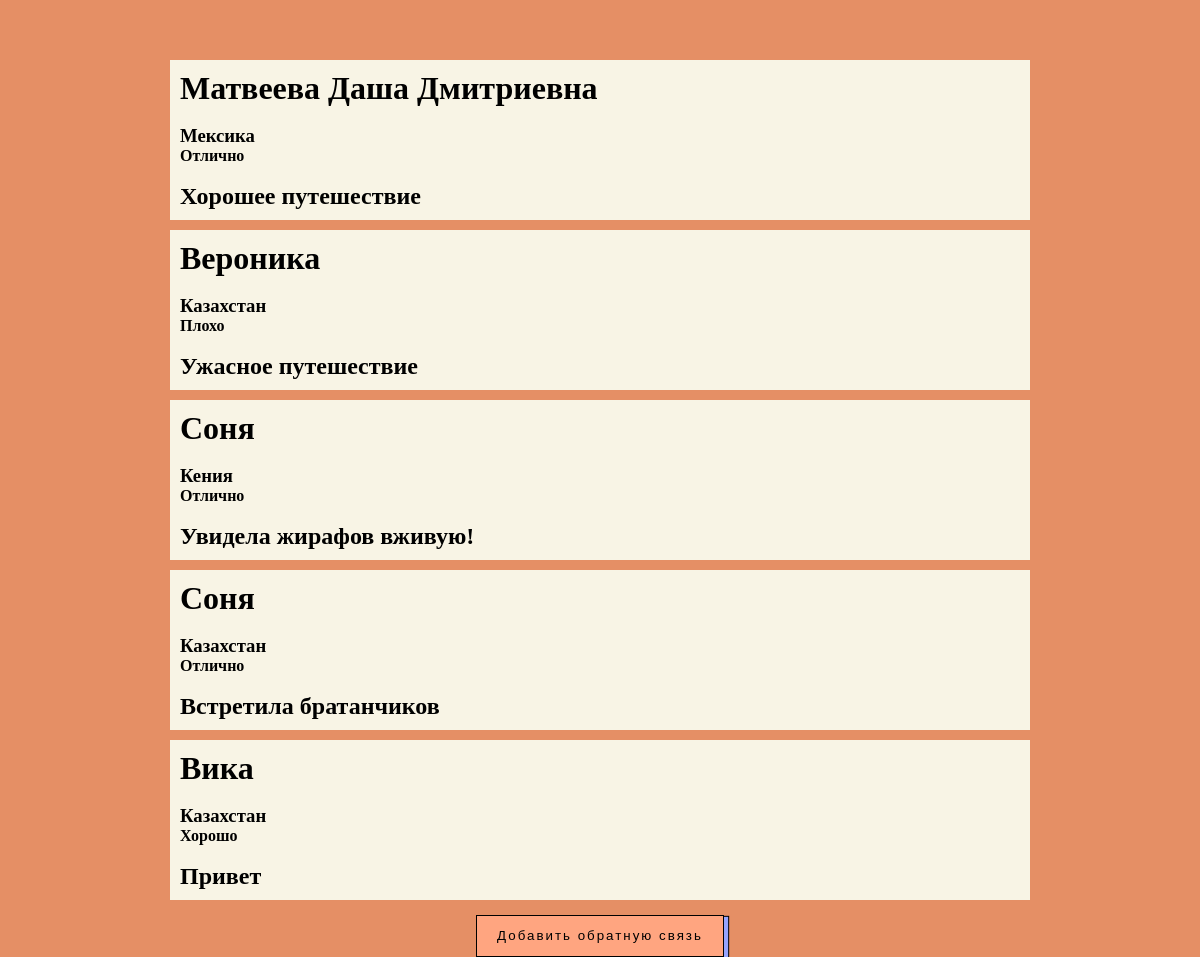
/feedback/feedback/, run on the app's committed database.
### feedback_app/models.py (models this page shows, shortened)
class FeedbackModel(models.Model):
    fio = models.CharField(max_length=100, verbose_name="ФИО")
    country = models.ForeignKey(Countries, on_delete=models.CASCADE, verbose_name="Страна",
                                default=Countries.objects.get(pk=1).id)
    rating = models.ForeignKey(Rating, on_delete=models.CASCADE, verbose_name="Оценка",
                               default=Rating.objects.get(pk=1).id)
    feedback = models.TextField(verbose_name="Отзыв")

class Countries(models.Model):
    country = models.CharField(max_length=100, verbose_name="Страна")
    def __str__(self):
        return self.country

class Rating(models.Model):
    rating = models.CharField(max_length=20, verbose_name="Оценка")
    def __str__(self):
        return self.rating

### feedback_app/views.py (the view)
# urls.py: path('feedback/', Feedback.as_view(), name='feedback'),
class Feedback(ListView):
    model = FeedbackModel
    template_name = 'feedback_app/feedback.html'
    context_object_name = 'posts'

### feedback_app/templates/feedback_app/feedback.html (shortened to what this page needs)
<!DOCTYPE html>
<html lang="en">
<head>
    {% load static %}
    <link rel="stylesheet" href="{% static 'feedback_app/style.css' %}" type="text/css">
</head>
<body>
{% for p in posts %}
<div class="fl">
    <h1 class="feedback">
        {{ p.fio }}
    </h1>
    <br>
    <h3 class="feedback">
        {{p.country}}
    </h3>
    <h4 class="feedback">
        {{ p.rating }}
    </h4>
    <br>
    <h2 class="feedback">
        {{ p.feedback }}
    </h2>
</div>
{% endfor %}
<form action="{% url 'feedback_form' %}" target="_self">
    <button>Добавить обратную связь</button>
</form>
</body>
</html>

### feedback_app/static/feedback_app/style.css (style rules this page uses)
body { background-color: #E58F65; margin-top: 50px; background-size: cover; width: 100vw; height: 100vh; display: grid; align-items: center; justify-items: center; }
* { margin: 0; padding: 0; }
button { display: block; margin: 15px auto 0px; line-height: 30pt; padding: 0 20px; background: #ffa580; letter-spacing: 2px; transition: .2s all ease-in-out; outline: none; border: 1px solid rgba(0,0,0,1); box-shadow: 3px 3px 1px 1px #95a4ff, 3px 3px 1px 2px rgba(0,0,0,1); cursor: pointer; }
.fl { background-color:#f8f4e5; width: 70%; padding: 10px; margin-top: 10px; }

### data on the page
FeedbackModel: fio "Матвеева Даша Дмитриевна", country "Мексика", rating "Отлично", feedback "Хорошее путешествие"
FeedbackModel: fio "Вероника", country "Казахстан", rating "Плохо", feedback "Ужасное путешествие"
FeedbackModel: fio "Соня", country "Кения", rating "Отлично", feedback "Увидела жирафов вживую!"
FeedbackModel: fio "Соня", country "Казахстан", rating "Отлично", feedback "Встретила братанчиков"
FeedbackModel: fio "Вика", country "Казахстан", rating "Хорошо", feedback "Привет"
